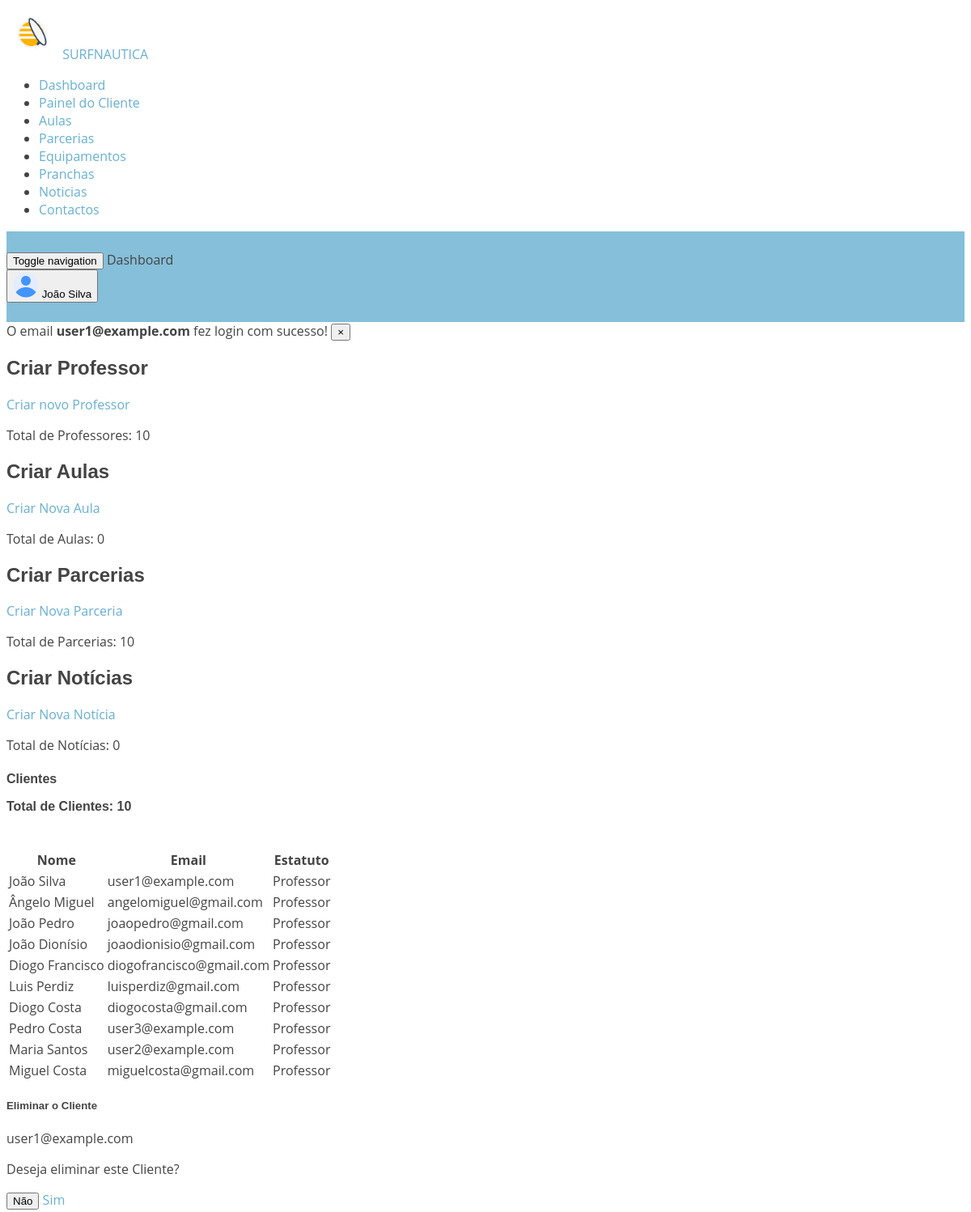
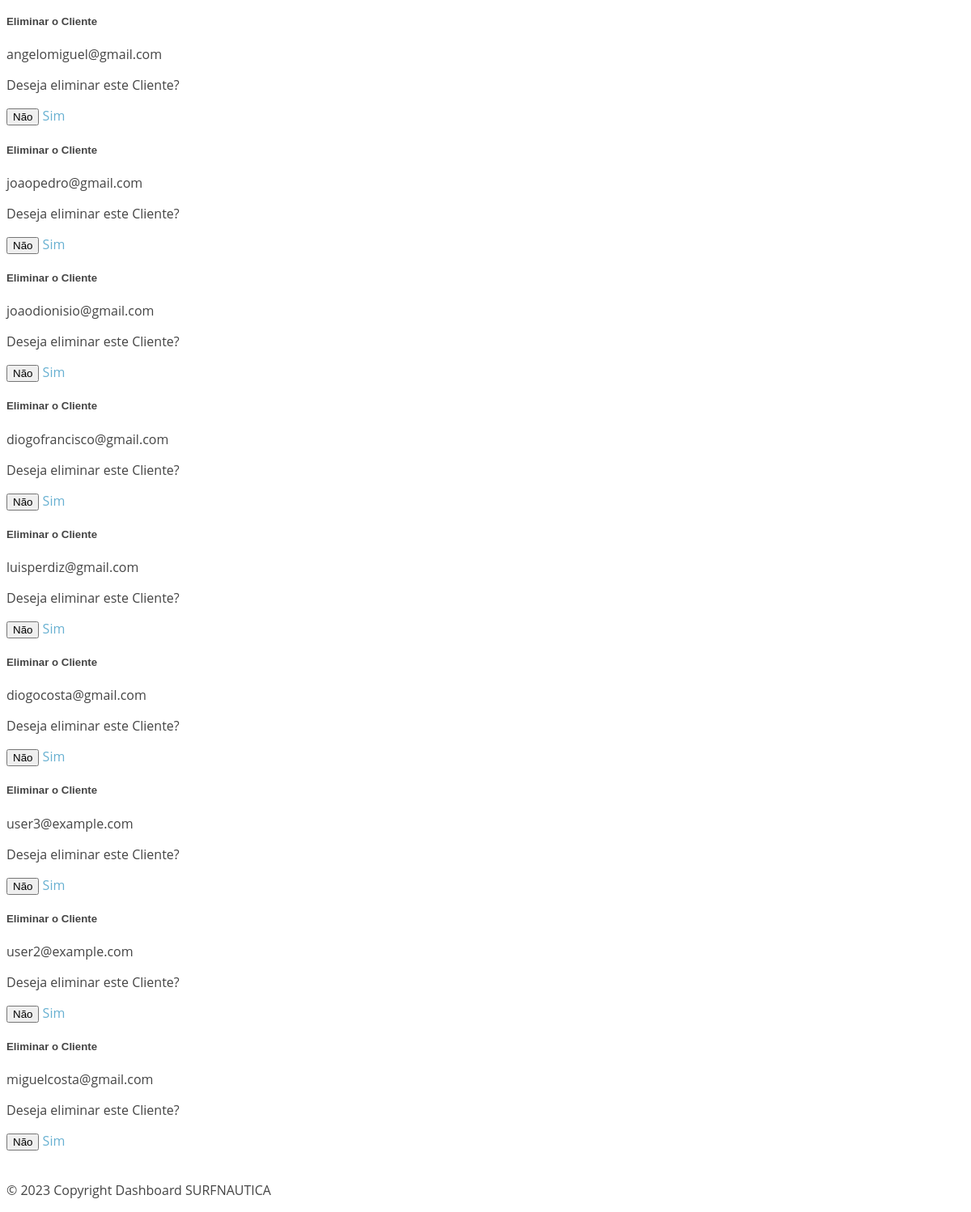
Page /dashboard/dashboard.php (signed in) on the committed database (2 pictures, top to bottom).
### tables this page shows
CREATE TABLE IF NOT EXISTS `users` (
  `id` INT(11) NOT NULL AUTO_INCREMENT,
  `email` VARCHAR(50) NOT NULL,
  `nome` VARCHAR(50) NOT NULL,
  `pass` VARCHAR(250) NOT NULL,
  `permission` INT(11) NOT NULL default 0,
  PRIMARY KEY (`id`));

### dashboard/dashboard.php (the view, shortened to what this page needs)
<?php
require_once '../conexao.php';
$query = "SELECT permission from users where email = '{$_SESSION['email']}'";
$perms = mysqli_query($conn, $query);
?>
<!DOCTYPE html>
<html lang="en" dir="ltr">
<head>
  <?php
  require_once 'sheets/dashboardHead.php';
  ?>
</head>
<body class="navbar-fixed sidebar-fixed" id="body">
  <div class="wrapper">
    <aside class="left-sidebar sidebar-dark" id="left-sidebar">
      <div id="sidebar" class="sidebar sidebar-with-footer">
        <div class="app-brand">
          <a href="../index.php">
            <img src="assets/images/favicon.png" style="height: 65px;" alt="Mono">
            <span class="brand-name text-light">SURFNAUTICA</span>
          </a>
        </div>
        <?php
        require_once 'sheets/dashboardmenu.php';
        ?>
      </div>
    </aside>
    <div class="page-wrapper">
      <header class="main-header" id="header">
        <nav class="navbar navbar-expand-lg navbar-light" id="navbar">
          <button id="sidebar-toggler" class="sidebar-toggle">
            <span class="sr-only">Toggle navigation</span>
          </button>
          <span class="page-title">Dashboard</span>
          <div class="navbar-right ">
            <?php
            require_once 'sheets/dashboardNavbar.php';
            ?>
          </div>
        </nav>
      </header>
      <div class="content-wrapper">
        <div class="content">
          <?php
          if (isset($_SESSION["message"])) { ?>
            <div class='alert alert-<?php echo $_SESSION["message"]["type"] ?> alert-dismissible fade show' role='alert'>
              <?php echo $_SESSION["message"]["content"]; ?>
              <button type="button" class="close" data-dismiss="alert" aria-label="Close"><span aria-hidden="true">×</span>
              </button>
            </div>
          <?php unset($_SESSION["message"]);
          }
          ?>
          <div class="row">
            <div class="col-xl-3 col-sm-6">
              <div class="card card-default card-mini">
                <div class="card-header">
                  <h2>Criar Professor</h2>
                  <div class="sub-title">
                    <a href="../Duarte_Lacerda/dashboard/prof/showprof.php"><span class="mr-1">Criar novo Professor</span></a>
                  </div>
                </div>
                <?php
                $query = "SELECT id FROM users WHERE permission='1' ORDER BY id";
                $totalprof = mysqli_query($conn, $query);
                $prof = mysqli_num_rows($totalprof);
                ?>
                <div class="card-body">
                  <p>Total de Professores: <?php echo $prof ?> </p>
                </div>
              </div>
            </div>
            <div class="col-xl-3 col-sm-6">
              <div class="card card-default card-mini">
                <div class="card-header">
                  <h2>Criar Aulas</h2>
                  <div class="sub-title">
                    <a href="listPerms.php"><span class="mr-1">Criar Nova Aula</span></a>
                  </div>
                </div>
                <div class="card-body">
                  <?php
                  $query = "SELECT id_aula FROM aulas ORDER BY id_aula";
                  $totalaulas = mysqli_query($conn, $query);
                  $aulas = mysqli_num_rows($totalaulas);
                  ?>
                  <p>Total de Aulas: <?php echo $aulas ?></p>
                </div>
              </div>
            </div>
            <div class="col-xl-3 col-sm-6">
              <div class="card card-default card-mini">
                <div class="card-header">
                  <h2>Criar Parcerias</h2>
                  <div class="sub-title">
                    <a href="listProf.php"><span class="mr-1">Criar Nova Parceria</span></a>
                  </div>
                </div>
                <div class="card-body">
                  <?php
                  $query = "SELECT id_parceria FROM parcerias ORDER BY id_parceria";
                  $totalparc = mysqli_query($conn, $query);
                  $parcerias = mysqli_num_rows($totalparc);
                  ?>
                  <p>Total de Parcerias: <?php echo $parcerias ?></p>
                </div>
              </div>
            </div>
            <div class="col-xl-3 col-sm-6">
              <div class="card card-default card-mini">
                <div class="card-header">
                  <h2>Criar Notícias</h2>
                  <div class="sub-title">
                    <a href="listUser.php"><span class="mr-1">Criar Nova Notícia</span></a>
                  </div>
                </div>
                <div class="card-body">
                  <?php
                  $query = "SELECT id_not FROM noticia ORDER BY id_not";
                  $totalnot = mysqli_query($conn, $query);
                  $noticia = mysqli_num_rows($totalnot);
                  ?>
                  <p>Total de Notícias: <?php echo $noticia ?></p>
                </div>
              </div>
            </div>
          </div>
          <div class="card">
            <div class="card-body">
              <?php
              $query = "SELECT nome,email,permission, CASE WHEN permission = 2 THEN 'Administrador' WHEN permission = 1 THEN 'Professor'  WHEN permission = 0 THEN 'Usuário' ELSE permission END AS permission FROM users WHERE permission='0' OR permission='1'";
              $totaluser = mysqli_query($conn, $query);
              $user = mysqli_num_rows($totaluser);
              ?>
              <h4 class="header-title">Clientes<p>Total de Clientes: <?php echo $user ?></p>
              </h4>
              <br>
              <div class="single-table">
                <div class="table-responsive">
                  <table class="table text-center">
                    <thead class="text-uppercase bg-dark">
                      <tr class="text-white">
                        <th scope="col">Nome</th>
                        <th scope="col">Email</th>
                        <th scope="col">Estatuto</th>
                        <th scope="col"></th>
                        <th scope="col"></th>
                      </tr>
                    </thead>
                    <tbody>
                      <?php
                      $query = "SELECT id,nome,email,permission, CASE WHEN permission = 1 THEN 'Professor' WHEN permission = 2 THEN 'Administrador'  WHEN permission = 0 THEN 'Cliente' ELSE permission END AS permission FROM users WHERE permission='0' OR permission='1' ORDER BY permission <1";
                      $result = mysqli_query($conn, $query);
                      $resultdelete = mysqli_query($conn, $query);
                      while ($row = $result->fetch_object()) {
                      ?>
                        <tr>
                          <td><?php echo $row->nome ?></td>
                          <td><?php echo $row->email ?></td>
                          <td><?php echo $row->permission ?></td>
                          <td><a href='editUser.php?id=<?php echo $row->id ?>' class='text-warning' name='edit'> <i class="mdi mdi-pencil"></i></a></td>
                          <td><a data-toggle='modal' data-target='#deleteUser<?php echo $row->id ?>' class='text-danger' name='delete'> <i class="mdi mdi-delete"></i></a></td>
                        </tr>
                      <?php
                      }
                      ?>
                    </tbody>
                  </table>
                </div>
              </div>
            </div>
          </div>
          <?php while ($row = $resultdelete->fetch_object()) { ?>
            <div class="modal fade" id='deleteUser<?php echo $row->id ?>' tabindex="-1" role="dialog" aria-labelledby="exampleModalLabel" aria-hidden="true">
              <div class="modal-dialog" role="document">
                <div class="modal-content">
                  <div class="modal-header">
                    <h5 class="modal-title" id="exampleModalLabel">Eliminar o Cliente</h5><span class="span-contat"><?php echo $row->email; ?></span>
                  </div>
                  <div class="modal-body">
                    <p>Deseja eliminar este Cliente?</p>
                  </div>
                  <div class="modal-footer">
                    <button type="button" class="btn btn-secondary" data-dismiss="modal">Não</button>
                    <a href='deleteUser.php?id=<?php echo $row->id . '&email=' . $row->email ?>' type='button' class='btn btn-primary'>Sim</a>
                  </div>
                </div>
              </div>
            </div>
          <?php
          }
          ?>
        </div>
        <br>
        <footer class="footer mt-auto">
          <?php
          require_once 'sheets/dashboardFooter.php';
          ?>
        </footer>
      </div>
</body>
</html>

### dashboard/sheets/dashboardNavbar.php (shortened to what this page needs)
<?php
require_once '../conexao.php';
$query = "SELECT nome FROM users WHERE email = '{$_SESSION['email']}'";
$user = mysqli_query($conn, $query);
if ($user->num_rows) {
  $row = $user->fetch_object();
  $nome = $row->nome;
?>
  <ul class="nav navbar-nav">
    <li class="dropdown user-menu">
      <button class="dropdown-toggle nav-link" data-toggle="dropdown">
        <img src="assets/images/user/user-xs.png" class="user-image rounded-circle" alt="User Image" />
        <span class="d-none d-lg-inline-block"><?php echo $nome ?></span>
      </button>
    </li>
  </ul>
<?php
}
?>

### assets/css/style.css (style rules this page uses)
body { font-family: "Open Sans", sans-serif; color: #444444; }
a { text-decoration: none; color: #67b0d1; }
h1, h2, h3, h4, h5, h6 { font-family: "Raleway", sans-serif; }
#header { transition: all 0.5s; z-index: 997; transition: all 0.5s; padding: 24px 0; background: rgba(103, 176, 209, 0.8); }
.navbar { padding: 0; }
.navbar ul { margin: 0; padding: 0; display: flex; list-style: none; align-items: center; }
.navbar li { position: relative; }

### rows in the picture
users: nome "João Silva", email "user1@example.com", permission "Professor"
users: nome "Ângelo Miguel", email "angelomiguel@gmail.com", permission "Professor"
users: nome "João Pedro", email "joaopedro@gmail.com", permission "Professor"
users: nome "João Dionísio", email "joaodionisio@gmail.com", permission "Professor"
users: nome "Diogo Francisco", email "diogofrancisco@gmail.com", permission "Professor"
users: nome "Luis Perdiz", email "luisperdiz@gmail.com", permission "Professor"
users: nome "Diogo Costa", email "diogocosta@gmail.com", permission "Professor"
users: nome "Pedro Costa", email "user3@example.com", permission "Professor"
users: nome "Maria Santos", email "user2@example.com", permission "Professor"
users: nome "Miguel Costa", email "miguelcosta@gmail.com", permission "Professor"

### other values in the picture
$_SESSION["message"]["content"] "O email user1@example.com fez login com sucesso!"
$prof "10"
$aulas "0"
$parcerias "10"
$noticia "0"
$user "10"
